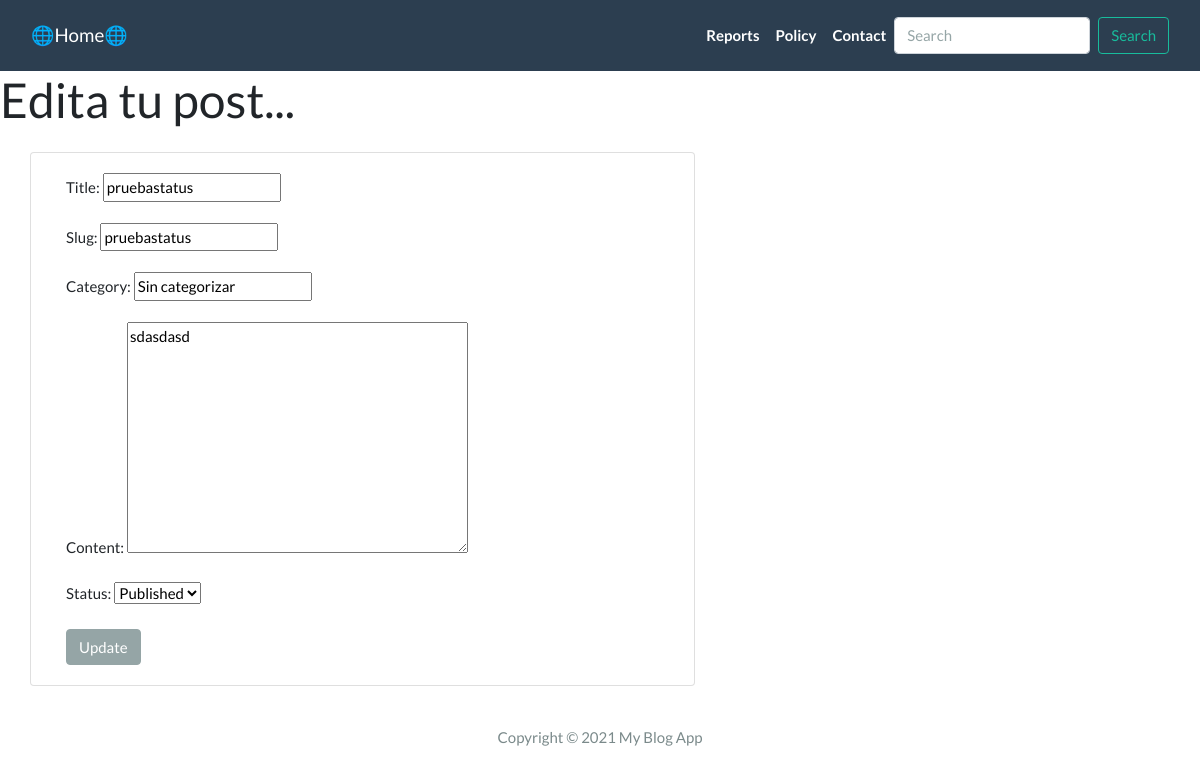
/post/edit/pruebastatus, run on an earlier commit of the app's database.
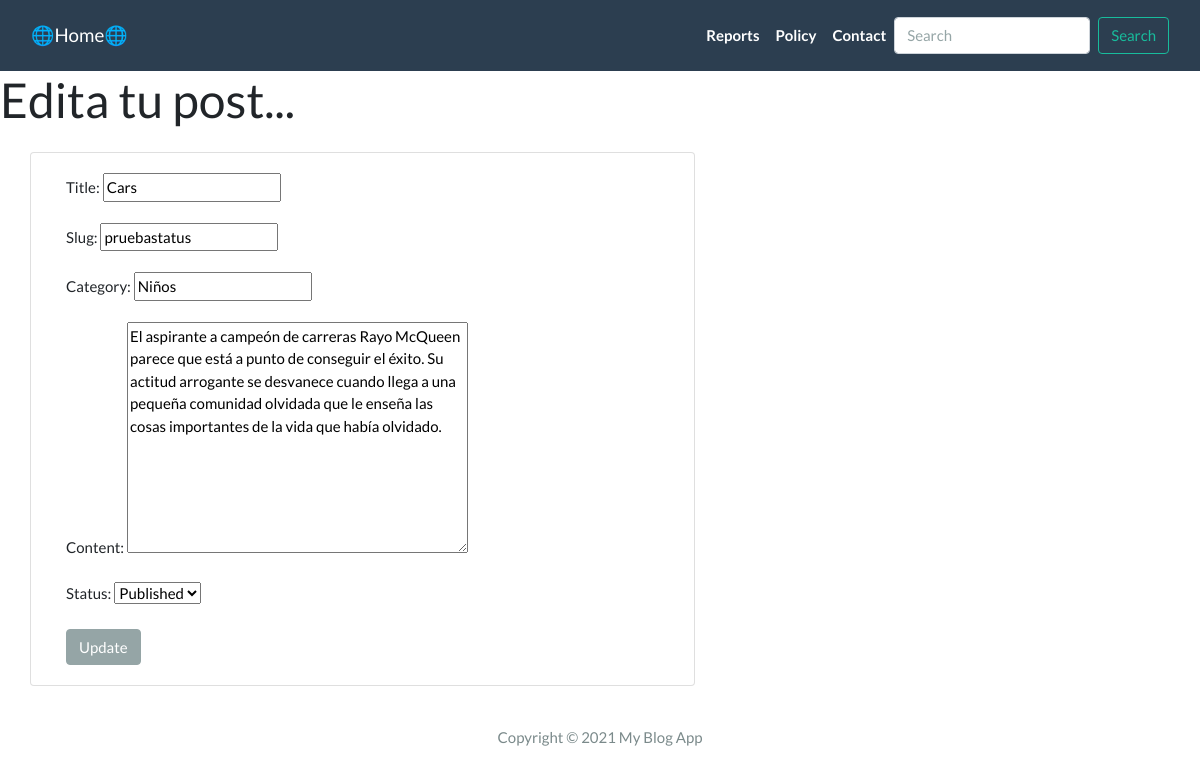
And on a later commit of the database.
### App/models.py (models this page shows, shortened)
class Post(models.Model):
  title = models.CharField(max_length = 200, unique = True)
  slug = models.SlugField(max_length = 200, unique = True)
  author = models.ForeignKey(User, on_delete = models.CASCADE, related_name='blog_posts') #para que si se elimina un autor, elimine todos los posts del autor
  created_on = models.DateTimeField(auto_now_add = True) #día actual
  updated_on = models.DateTimeField(auto_now = True) #el día que se modificó
  content = models.TextField()
  status = models.IntegerField(choices = STATUS, default = 0)
  category = models.CharField(max_length = 200, default = 'Sin categorizar')
  class Meta:
    ordering = ['-created_on']

### App/views.py (the view)
# urls.py: path('post/edit/<slug:slug>', views.UpdatePostView.as_view(), name= 'update_post'),
class UpdatePostView(generic.UpdateView):
  model = Post
  form_class = UpdateForm
  template_name = 'update_post.html'

### App/forms.py
class UpdateForm (forms.ModelForm):
  class Meta:
    model = Post
    fields = ('title', 'slug', 'category', 'content', 'status')
    widget = {
      'title': forms.TextInput(attrs = {'class' : 'form-control'}),
      'slug': forms.TextInput(attrs = {'class' : 'form-control', 'placeholder': 'Este es un identificador único del post, escribe el titulo sin espacios, con guiones' }),
      'category': forms.Select(attrs = {'class' : 'form-control'}),
      'content': forms.Textarea(attrs = {'class' : 'form-control'}),
      'status': forms.Select(attrs = {'class' : 'form-control'}),
    }

### App/templates/update_post.html (shortened to what this page needs)
{% extends 'base.html' %}
{% block content %}
<h1> Edita tu post... </h1>
<div class="container">
  <div class="row">
    <div class="col-md-7 card mb-4  mt-3 left  top">
      <div class="card-body">
        <form method = 'POST'>
          {{form.as_p}}
          <button class = "btn btn-secondary">Update</button>
        </form>
      </div>
    </div>
  </div>
</div>
{% endblock content %}

What changed in the data, as far as the page shows it:
changed Post "pruebastatus": title "pruebastatus" → "Cars"; category "Sin categorizar" → "Niños"; content "sdasdasd" → "El aspirante a campeón de carreras Rayo McQueen parece que está a punto de conseguir el éxito. Su actitud arrogante se desvanece cuando llega a una pequeña comunidad olvidada que le enseña las cosas importantes de la vida que había olvidado."
